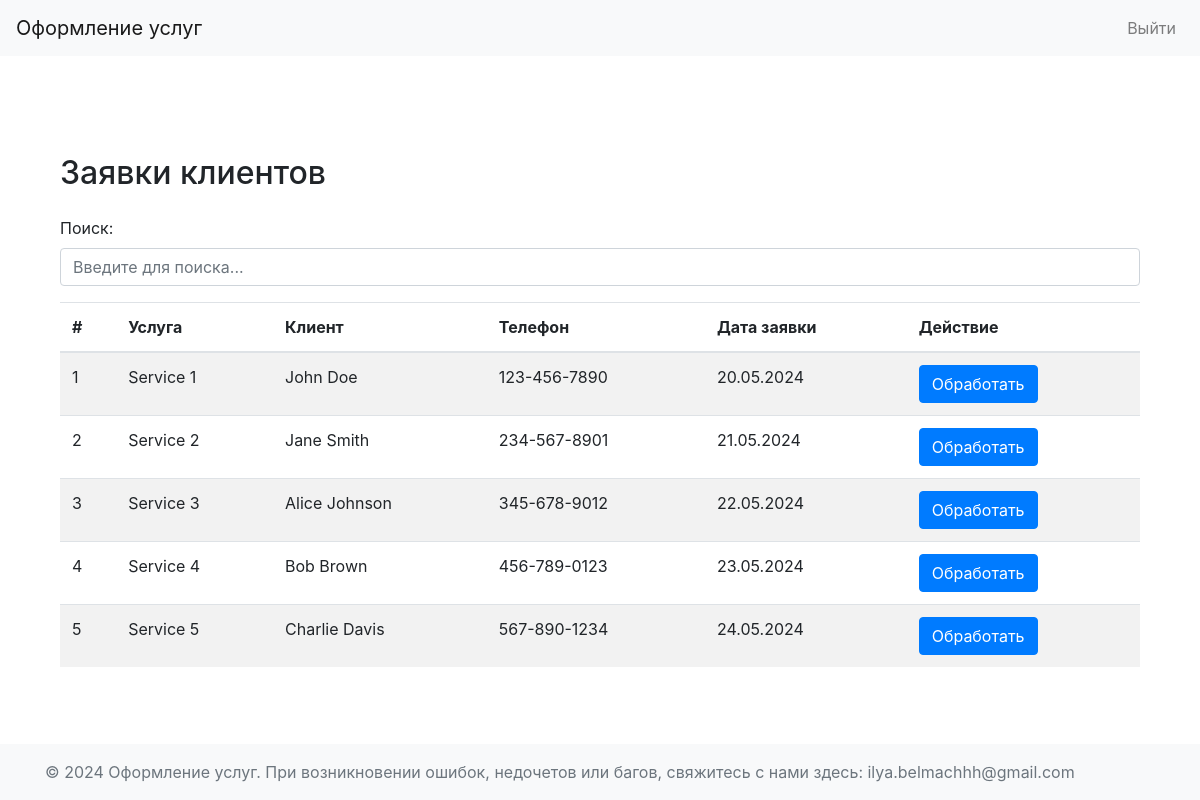
Page /view_requests on the earlier database version.
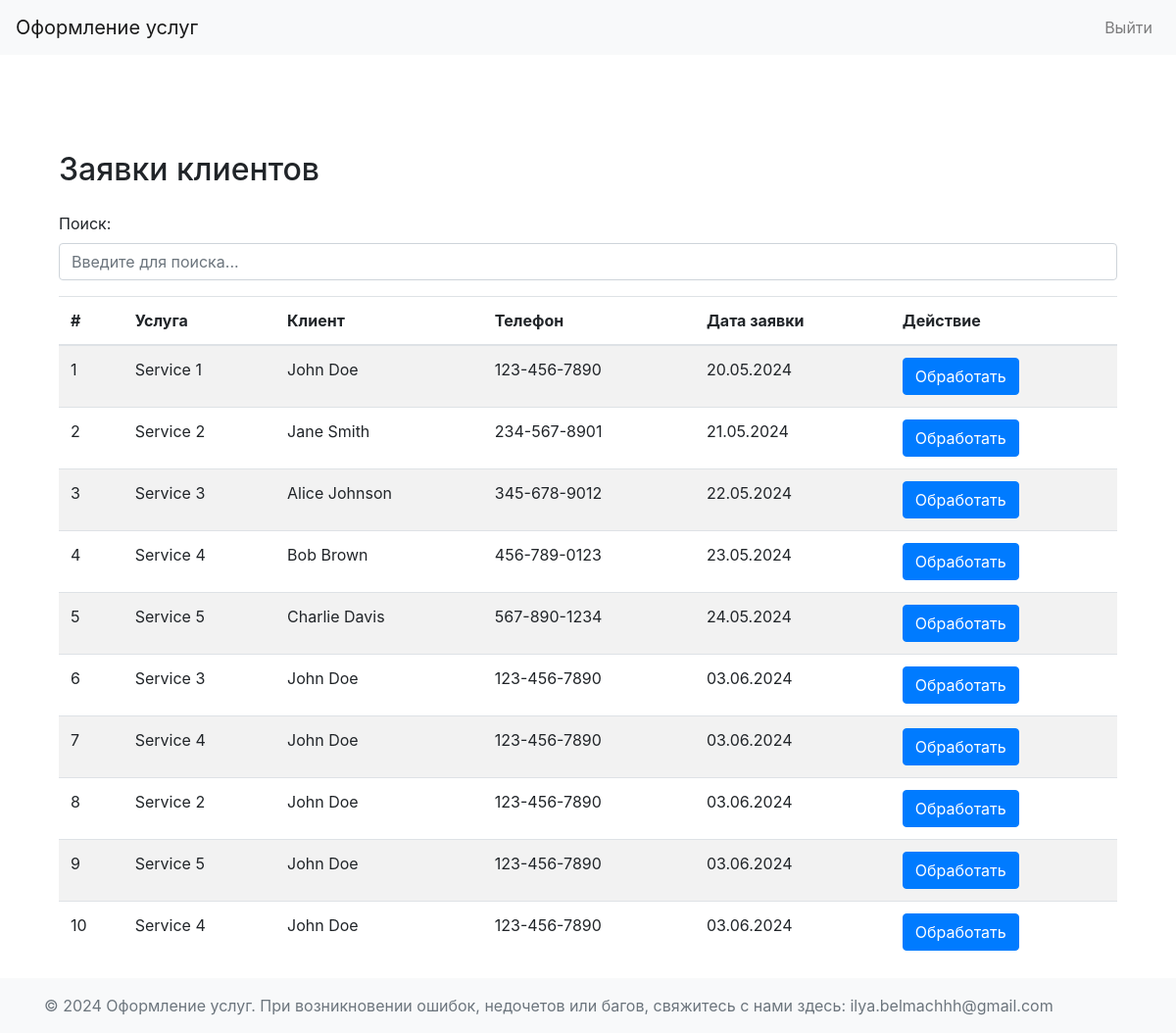
Same page on the later database version.
### app/models.py (models this page shows, shortened)
class OrderRequest(db.Model):
    __tablename__ = 'OrderRequest'
    id = db.Column(db.Integer, primary_key=True)
    client_id = db.Column(db.Integer, db.ForeignKey('Clients.id'), nullable=False)
    service_id = db.Column(db.Integer, db.ForeignKey('Services.id'))
    order_date = db.Column(db.Date, nullable=False)
    client = db.relationship('Clients', backref=db.backref('OrderRequest', lazy=True))
    service = db.relationship('Services', backref=db.backref('OrderRequest', lazy=True))

class Services(db.Model):
    __tablename__ = 'Services'
    id = db.Column(db.Integer, primary_key=True)
    service_name = db.Column(db.String(150), nullable=False)
    cost = db.Column(db.Float, nullable=False)

class Clients(db.Model):
    __tablename__ = 'Clients'
    id = db.Column(db.Integer, primary_key=True)
    full_name = db.Column(db.String(150), nullable=False)
    address = db.Column(db.String(250), nullable=False)
    telephone = db.Column(db.String(50), unique=True, nullable=False)
    login = db.Column(db.String(150), unique=True, nullable=False)
    password = db.Column(db.String(150), nullable=False)

### app/employees/routs.py (the view)
@employees.route('/view_requests')
def view_requests():
    requests = OrderRequest.query.all()
    return render_template('employee/employee_view_requests.html', requests=requests)

### app/__init__.py (called while the page is built)
def create_app(config=Config):
    app = Flask(__name__)
    app.config.from_object(config)
    app.jinja_env.filters['zip'] = zip
    @app.template_filter()
    def kravchuk_date_format(date_value: date):
        return date_value.strftime("%d.%m.%Y")
    db.init_app(app)
    from app.users.routes import users
    from app.clients.routs import clients
    from app.employees.routs import employees
    from app.admin.routs import admin
    app.register_blueprint(users)
    app.register_blueprint(clients)
    app.register_blueprint(employees)
    app.register_blueprint(admin)
    return app

### app/templates/employee/employee_view_requests.html (shortened to what this page needs)
{% extends "dashboard_base.html" %}
{% block content %}
<div class="container mt-5">
    <h2 class="mb-4">Заявки клиентов</h2>
    <div class="mb-3">
        <label for="searchInput" class="form-label">Поиск:</label>
        <input type="text" id="searchInput" class="form-control" placeholder="Введите для поиска...">
    </div>
    <table class="table table-striped">
        <thead>
            <tr>
                <th scope="col">#</th>
                <th scope="col">Услуга</th>
                <th scope="col">Клиент</th>
                <th scope="col">Телефон</th>
                <th scope="col">Дата заявки</th>
                <th scope="col">Действие</th>
            </tr>
        </thead>
        <tbody>
            {% for request in requests %}
            <tr>
                <td>{{ loop.index }}</td>
                <td>{{ request.service.service_name }}</td>
                <td>{{ request.client.full_name }}</td>
                <td>{{ request.client.telephone }}</td>
                <td>{{ request.order_date|kravchuk_date_format }}</td>
                <td>
                    <a href="{{ url_for('employees.create_order', request_id=request.id) }}" class="btn btn-primary">Обработать</a>
                </td>
            </tr>
            {% endfor %}
        </tbody>
    </table>
</div>
{% endblock %}

### app/templates/dashboard_base.html (shortened to what this page needs)
<!DOCTYPE html>
<html lang="en">
<head>
    <link rel="stylesheet" href="https://stackpath.bootstrapcdn.com/bootstrap/4.5.2/css/bootstrap.min.css">
    <link rel="stylesheet" href="{{ url_for('static', filename='css/styles.css') }}">
</head>
<body class="d-flex flex-column min-vh-100">
    <nav class="navbar navbar-expand-lg navbar-light bg-light">
        <a class="navbar-brand" href=#>Оформление услуг</a>
        <div class="collapse navbar-collapse" id="navbarNav">
            <ul class="navbar-nav ml-auto">
                <li class="nav-item">
                    <a class="nav-link" href="{{ url_for('users.login') }}">Выйти</a>
                </li>
            </ul>
        </div>
    </nav>
    <div class="container mt-4">
        {% with messages = get_flashed_messages(with_categories=true) %}
            <div id="messagesDivContainer" class="alert alert-dismissible fade show" role="alert">
            </div>
        {% endwith %}
        {% block content %}
        {% endblock %}
    </div>
    <footer class="footer mt-auto py-3 bg-light">
        <div class="container">
            <span class="text-muted">&copy; 2024 Оформление услуг. При возникновении ошибок, недочетов или багов, свяжитесь с нами здесь: ilya.belmachhh@gmail.com</span>
        </div>
    </footer>
</body>
</html>

Differences in the rows shown:
added OrderRequest: service.service_name "Service 3", client.full_name "John Doe", client.telephone "123-456-7890", order_date|kravchuk_date_format "03.06.2024"
added OrderRequest: service.service_name "Service 4", client.full_name "John Doe", client.telephone "123-456-7890", order_date|kravchuk_date_format "03.06.2024"
added OrderRequest: service.service_name "Service 2", client.full_name "John Doe", client.telephone "123-456-7890", order_date|kravchuk_date_format "03.06.2024"
added OrderRequest: service.service_name "Service 5", client.full_name "John Doe", client.telephone "123-456-7890", order_date|kravchuk_date_format "03.06.2024"
added OrderRequest: service.service_name "Service 4", client.full_name "John Doe", client.telephone "123-456-7890", order_date|kravchuk_date_format "03.06.2024"
